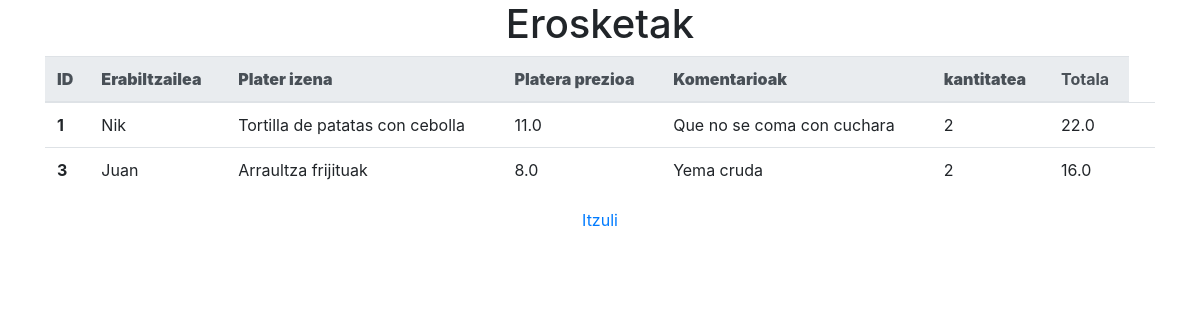
Page /platerak/erosketak/ on the committed database.
### platerak/models.py (models this page shows, shortened)
class Erosketa(models.Model):
    erabiltzailea=models.CharField(max_length=50)
    plateraIzena=models.ForeignKey(Platera, on_delete=models.CASCADE)
    komentarioak=models.TextField()
    kantitatea=models.IntegerField()
    def totala(self):
        return self.plateraIzena.prezioa * self.kantitatea

class Platera(models.Model):
    izena=models.CharField(max_length=50)
    ingredienteak=models.TextField()
    alergenoak=models.TextField()
    prezioa=models.FloatField()

### platerak/views.py (the view)
# urls.py: path('erosketak/', views.erosketak, name='erosketak'),
def erosketak(request):
    nireErosketak = Erosketa.objects.all()
    uni = []
    for x in nireErosketak:
        unia = x.plateraIzena.prezioa * x.kantitatea
        uni.append(unia)
    template = loader.get_template('erosketak.html')
    context = {
        'nireErosketak': nireErosketak,
        'uni': uni,
    }
    return HttpResponse(template.render(context, request))

### platerak/templates/erosketak.html (shortened to what this page needs)
<html>
<head>
  <link rel="stylesheet" href="https://cdn.jsdelivr.net/npm/bootstrap@4.6.1/dist/css/bootstrap.min.css">
</head>
<body>
<div class="container" align="center">
<h1>Erosketak</h1>
    <table class="table">
        <thead class="thead-light">
        <tr>
            <th scope="col"><b>ID</b></th>
            <th scope="col"><b>Erabiltzailea</b></th>
            <th scope="col"><b>Plater izena</b></th>
            <th scope="col"><b>Platera prezioa</b></th>
            <th scope="col"><b>Komentarioak</b></th>
            <th scope="col"><b>kantitatea</b></th>
            <th scope="col">Totala</th>
        </tr>
        </thead>
        <tbody>
        {% for x in nireErosketak %}
        <tr>
            <th scope="row">{{ x.id }}</th>
            <td>{{ x.erabiltzailea }}</td>
            <td>{{ x.plateraIzena.izena }}</td>
            <td>{{ x.plateraIzena.prezioa }}</td>
            <td>{{ x.komentarioak }}</td>
            <td>{{ x.kantitatea }}</td>
            <td>{{x.totala}}</td>
            <td></td>
        </tr>
        {% endfor %}
        </tbody>
    </table>
            <a href="../">Itzuli</a>
</div>
</body>
</html>

### platerak/templates/erosketak.html (style rules this page uses)
td { padding: 10px; }

### rows in the picture
Erosketa: id "1", erabiltzailea "Nik", plateraIzena.izena "Tortilla de patatas con cebolla", plateraIzena.prezioa "11.0", komentarioak "Que no se coma con cuchara", kantitatea "2", totala "22.0"
Erosketa: id "3", erabiltzailea "Juan", plateraIzena.izena "Arraultza frijituak", plateraIzena.prezioa "8.0", komentarioak "Yema cruda", kantitatea "2", totala "16.0"
